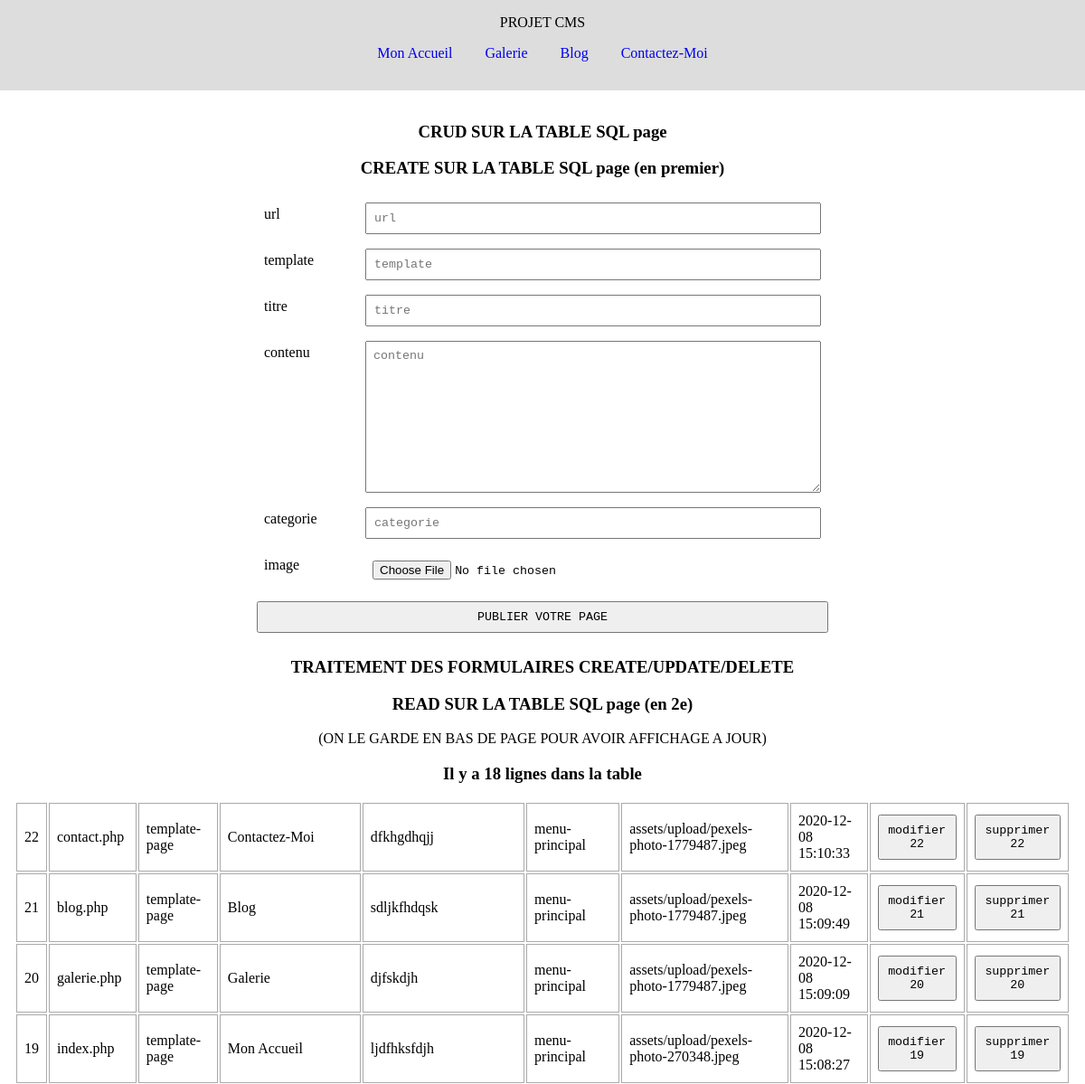
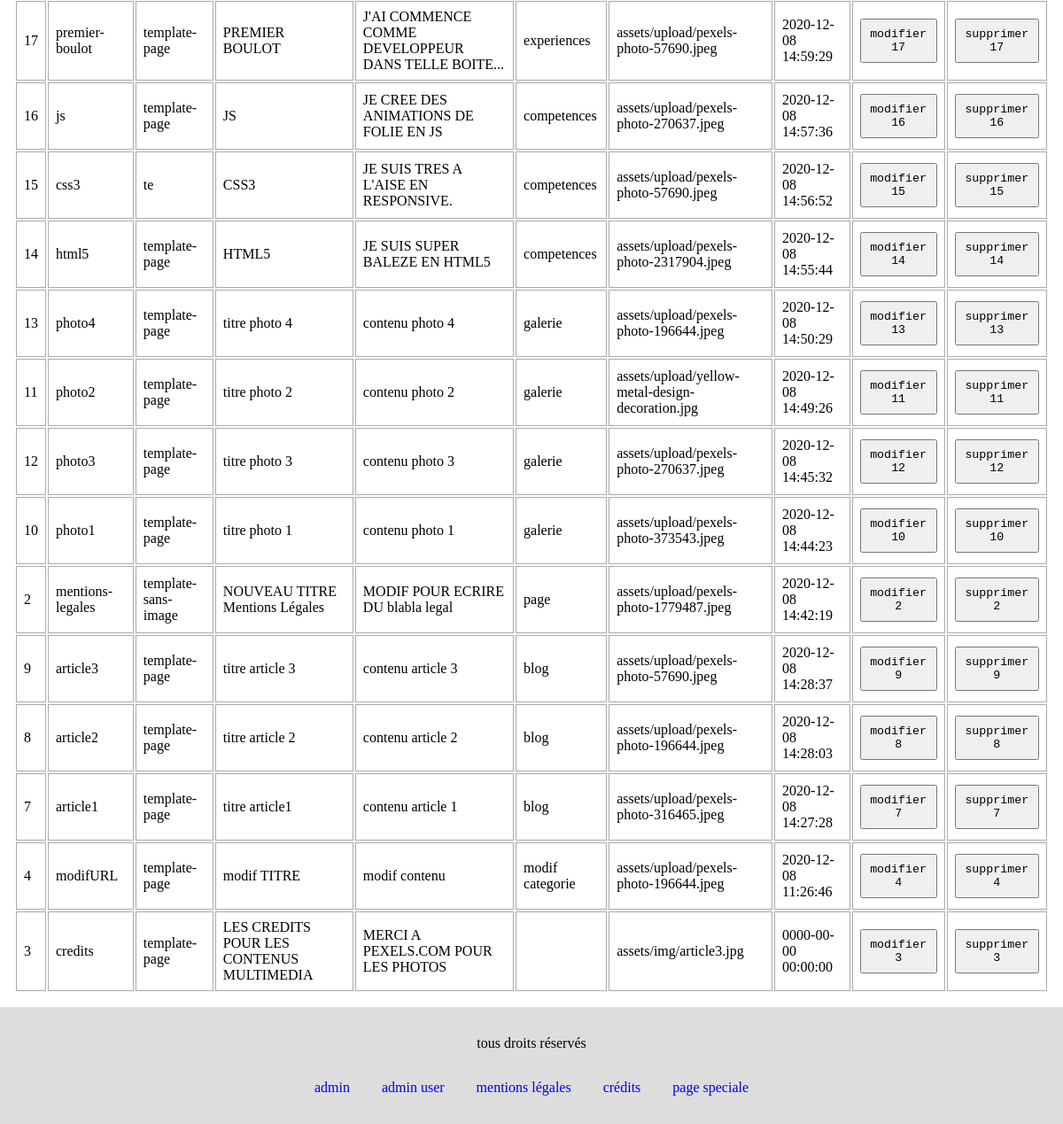
Screenshot of /projet-cms/admin.php with the database file from the repository (2 pictures, top to bottom).
### tables this page shows
CREATE TABLE `page` (
  `id` int(11) NOT NULL,
  `url` varchar(160) NOT NULL,
  `template` varchar(160) NOT NULL,
  `titre` varchar(160) NOT NULL,
  `contenu` text NOT NULL,
  `categorie` varchar(160) NOT NULL,
  `image` varchar(160) NOT NULL,
  `datePublication` datetime NOT NULL
);

### projet-cms/php/controller/fonctions.php (called while the page is built, shortened)
<?php
function lireUri ()
{
    $uri = $_SERVER["REQUEST_URI"];
    $tabUrl = parse_url($uri);
    extract($tabUrl);
    $tabChemin = pathinfo($path);
    extract($tabChemin);
    return $filename;
}

### projet-cms/php/model/fonctions-sql.php (called while the page is built, shortened)
<?php
class Model
{
    static function stockerRequete ($sth)
    {
        $texte = ob_get_clean();
    }
    static function afficherDebug ()
    {
        print_r($_REQUEST);
        print_r($_FILES);
    }
    static function compterLigne($table)
    {
        $requeteSQL =
        <<<x
        SELECT count(*) FROM $table;
        x;
        $resultat = envoyerRequeteSql($requeteSQL, []);
        $nbLigne = $resultat->fetchColumn();
        return $nbLigne;
    }
}
function envoyerRequeteSql ($requeteSQL, $tabAsso)
{
    $user       = Model::$user;
    $password   = Model::$password;
    $hostSQL    = Model::$hostSQL;
    $portSQL    = Model::$portSQL;
    $database   = Model::$database;
    $mysql        = "mysql:host=$hostSQL;port=$portSQL;dbname=$database;charset=utf8";
    try {
        if (Model::$dbh == null) {
            Model::$dbh = new PDO($mysql, $user, $password);
        }
        $sth = Model::$dbh->prepare($requeteSQL);
        $sth->execute($tabAsso);
        return $sth;
    } catch (PDOException $e) {
        echo 'Connexion échouée : ' . $e->getMessage();
    }
}
function lireLigne ($table, $colonne, $valeurFiltre, $tri="id DESC")
{
    $ligneTri = "";
    if ($tri != "") $ligneTri = "ORDER BY $tri";
    $requeteSQL =
    <<<x
    SELECT * FROM $table
    WHERE $colonne = '$valeurFiltre'
    $ligneTri
    x;
    $resultat = envoyerRequeteSql($requeteSQL, []);
    $tabLigne = $resultat->fetchAll(PDO::FETCH_ASSOC);
    return $tabLigne;
}
function lireTable ($table, $tri)
{
    $requeteSQL =
    <<<x
    SELECT * FROM $table
    ORDER BY $tri
    x;
    $resultat = envoyerRequeteSql($requeteSQL, []);
    $tabLigne = $resultat->fetchAll(PDO::FETCH_ASSOC);
    return $tabLigne;
}

### projet-cms/php/view/section-admin.php (the view, shortened to what this page needs)
<section>
    <h3>CRUD SUR LA TABLE SQL page</h3>
</section>
<section>
    <h3>CREATE SUR LA TABLE SQL page (en premier)</h3>
    <form method="POST" action="#form-create" id="form-create" enctype="multipart/form-data">
        <label>
            <span>url</span>
            <input type="text" name="url" required placeholder="url" maxlength="160">
        </label>
        <label>
            <span>template</span>
            <input type="text" name="template" required placeholder="template" maxlength="160">
        </label>
        <label>
            <span>titre</span>
            <input type="text" name="titre" required placeholder="titre" maxlength="160">
        </label>
        <label>
            <span>contenu</span>
            <textarea name="contenu" cols="80" rows="10" required placeholder="contenu"></textarea>
        </label>
        <label>
            <span>categorie</span>
            <input type="text" name="categorie" required placeholder="categorie" maxlength="160">
        </label>
        <label>
            <span>image</span>
            <input type="file" accept="image/*" name="image" required placeholder="url de l'image" maxlength="160" value="$image">
        </label>
        <button type="submit">PUBLIER VOTRE PAGE</button>
    </form>
</section>
<section>
    <h3>TRAITEMENT DES FORMULAIRES CREATE/UPDATE/DELETE</h3>
</section>
<section>
    <h3>READ SUR LA TABLE SQL page (en 2e)</h3>
    <p>(ON LE GARDE EN BAS DE PAGE POUR AVOIR AFFICHAGE A JOUR)</p>
    <h3>Il y a <?php echo Model::compterLigne("page") ?> lignes dans la table</h3>
    <table>
        <tbody>
<?php
$tabLigne = lireTable("page", "datePublication DESC");
foreach($tabLigne as $ligneAsso)
{
    echo "<tr>";
    foreach($ligneAsso as $colonne => $valeur)
    {
        echo
        <<<x
            <td class="$colonne">$valeur</td>
        x;
    }
    $id = $ligneAsso["id"];
    echo
    <<<x
        <td><button data-id="$id" onclick="modifierLigne(event)">modifier $id</button></td>
        <td><button data-id="$id" onclick="supprimerLigne(event)">supprimer $id</button></td>
    </tr>
    x;
}
?>
        </tbody>
    </table>
</section>

### projet-cms/index.php (shortened to what this page needs)
<?php
require_once "php/model/fonctions-sql.php";
require_once "php/controller/fonctions.php";
$urlDemandee = lireUri();
$tabRouteur = [
    "index"             => [ "header", "section-index",      "footer" ],
    "galerie"           => [ "header", "section-galerie",    "footer" ],
    "blog"              => [ "header", "section-blog",       "footer" ],
    "contact"           => [ "header", "section-contact",    "footer" ],
    "admin"             => [ "header", "section-admin",      "footer" ],
    "admin-user"        => [ "header", "section-admin-user", "footer" ],
    "page-speciale"     => [ "template-page" ]
];
$tabTemplate = $tabRouteur[$urlDemandee] ?? [];
foreach($tabTemplate as $fichierView)
{
    require_once "php/view/$fichierView.php";
}

### projet-cms/php/view/header.php (shortened to what this page needs)
<!DOCTYPE html>
<html lang="fr">
<head>
    <link rel="stylesheet" href="assets/css/style.css">
</head>
<body>
    <header>
        <div>PROJET CMS</div>
        <nav>
        <?php
$tabLigne = lireLigne("page", "categorie", "menu-principal", "datePublication ASC");
foreach($tabLigne as $ligneAsso)
{
    extract($ligneAsso);
    echo
    <<<x
    <a href="$url">$titre</a>
    x;
}
?>
        </nav>
    </header>
    <main>

### projet-cms/assets/css/style.css (style rules this page uses)
html, body { width: 100%; height:100%; padding: 0; margin:0; font-size:16px; }
* { box-sizing: border-box; }
header, main, footer { padding:1rem; }
header, footer { text-align: center; background-color: #dddddd; }
h1, h2, h3, p { text-align: center; }
nav a { text-decoration: none; display:inline-block; padding:1rem; }
form { display: flex; flex-direction: column; max-width:640px; margin: 0 auto; align-items: stretch; }
form label { padding:0.25rem; display: flex; }
form label span { width:120px; display: inline-block; padding:0.5rem; }
input, textarea, button { width:calc(100% - 120px - 0.5rem); padding:0.5rem; margin:0.25rem; margin-left:0; margin-right: 0; font-family: monospace; }
button { width:100%; }
form button { margin:0.5rem 0.25rem; width: calc(100% - 0.5rem); }
h2, h3, table { width:100%; }
table { width:100%; overflow-x: scroll; }
td { border:1px solid #aaaaaa; padding:0.5rem; }

### rows the page displays
page: titre "Mon Accueil", id "19", url "index.php", template "template-page", contenu "ljdfhksfdjh", categorie "menu-principal", image "assets/upload/pexels-photo-270348.jpeg", datePublication "2020-12-08 15:08:27"
page: titre "Galerie", id "20", url "galerie.php", template "template-page", contenu "djfskdjh", categorie "menu-principal", image "assets/upload/pexels-photo-1779487.jpeg", datePublication "2020-12-08 15:09:09"
page: titre "Blog", id "21", url "blog.php", template "template-page", contenu "sdljkfhdqsk", categorie "menu-principal", image "assets/upload/pexels-photo-1779487.jpeg", datePublication "2020-12-08 15:09:49"
page: titre "Contactez-Moi", id "22", url "contact.php", template "template-page", contenu "dfkhgdhqjj", categorie "menu-principal", image "assets/upload/pexels-photo-1779487.jpeg", datePublication "2020-12-08 15:10:33"
page: id "17", url "premier-boulot", template "template-page", titre "PREMIER BOULOT", contenu "J'AI COMMENCE COMME DEVELOPPEUR DANS TELLE BOITE...", categorie "experiences", image "assets/upload/pexels-photo-57690.jpeg", datePublication "2020-12-08 14:59:29"
page: id "16", url "js", template "template-page", titre "JS", contenu "JE CREE DES ANIMATIONS DE FOLIE EN JS", categorie "competences", image "assets/upload/pexels-photo-270637.jpeg", datePublication "2020-12-08 14:57:36"
page: id "15", url "css3", template "te", titre "CSS3", contenu "JE SUIS TRES A L'AISE EN RESPONSIVE.", categorie "competences", image "assets/upload/pexels-photo-57690.jpeg", datePublication "2020-12-08 14:56:52"
page: id "14", url "html5", template "template-page", titre "HTML5", contenu "JE SUIS SUPER BALEZE EN HTML5", categorie "competences", image "assets/upload/pexels-photo-2317904.jpeg", datePublication "2020-12-08 14:55:44"
page: id "13", url "photo4", template "template-page", titre "titre photo 4", contenu "contenu photo 4", categorie "galerie", image "assets/upload/pexels-photo-196644.jpeg", datePublication "2020-12-08 14:50:29"
page: id "11", url "photo2", template "template-page", titre "titre photo 2", contenu "contenu photo 2", categorie "galerie", image "assets/upload/yellow-metal-design-decoration.jpg", datePublication "2020-12-08 14:49:26"
page: id "12", url "photo3", template "template-page", titre "titre photo 3", contenu "contenu photo 3", categorie "galerie", image "assets/upload/pexels-photo-270637.jpeg", datePublication "2020-12-08 14:45:32"
page: id "10", url "photo1", template "template-page", titre "titre photo 1", contenu "contenu photo 1", categorie "galerie", image "assets/upload/pexels-photo-373543.jpeg", datePublication "2020-12-08 14:44:23"
page: id "2", url "mentions-legales", template "template-sans-image", titre "NOUVEAU TITRE Mentions Légales", contenu "MODIF POUR ECRIRE DU blabla legal", categorie "page", image "assets/upload/pexels-photo-1779487.jpeg", datePublication "2020-12-08 14:42:19"
page: id "9", url "article3", template "template-page", titre "titre article 3", contenu "contenu article 3", categorie "blog", image "assets/upload/pexels-photo-57690.jpeg", datePublication "2020-12-08 14:28:37"
page: id "8", url "article2", template "template-page", titre "titre article 2", contenu "contenu article 2", categorie "blog", image "assets/upload/pexels-photo-196644.jpeg", datePublication "2020-12-08 14:28:03"
page: id "7", url "article1", template "template-page", titre "titre article1", contenu "contenu article 1", categorie "blog", image "assets/upload/pexels-photo-316465.jpeg", datePublication "2020-12-08 14:27:28"
page: id "4", url "modifURL", template "template-page", titre "modif TITRE", contenu "modif contenu", categorie "modif categorie", image "assets/upload/pexels-photo-196644.jpeg", datePublication "2020-12-08 11:26:46"
page: id "3", url "credits", template "template-page", titre "LES CREDITS POUR LES CONTENUS MULTIMEDIA", contenu "MERCI A PEXELS.COM POUR LES PHOTOS", image "assets/img/article3.jpg", datePublication "0000-00-00 00:00:00"

### other values shown
Model::compterLigne("page") "18"
